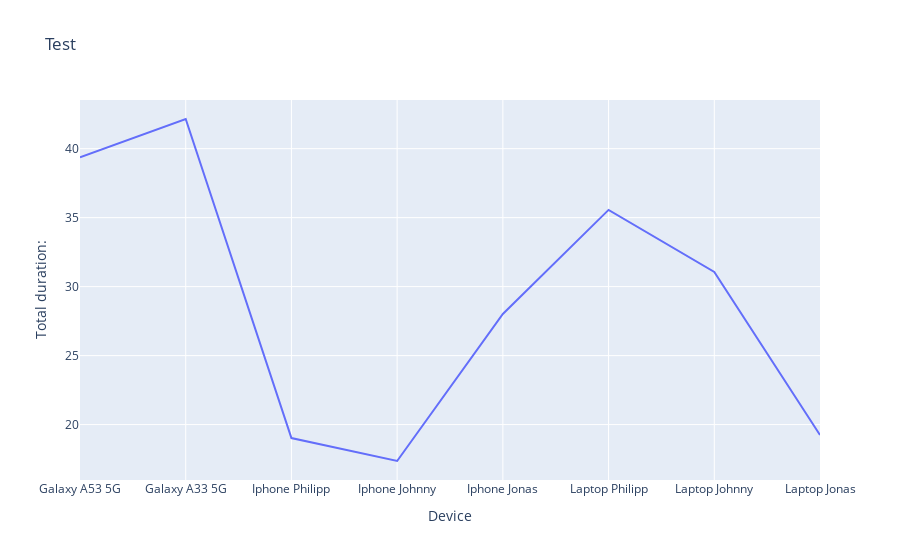

The notebook cell this image was saved under:
### Code cell
fig = px.line(df, x="Device", y="Total duration:", title='Test')
#layout = go.Layout(yaxis=dict(tickformat=".2%"))
#fig.update_layout(yaxis_tickformat=".2%")
fig.update_yaxes(type='linear')

fig.show()

### Figure 1 — Plotly figure (JSON) as saved in the notebook; plotly's stock layout.template omitted (floating-point values rounded to 4 significant figures)
{"data": [{"hovertemplate": "Device=%{x}<br>Total duration:=%{y}<extra></extra>", "legendgroup": "", "line": {"color": "#636efa", "dash": "solid"}, "marker": {"symbol": "circle"}, "mode": "lines", "name": "", "orientation": "v", "showlegend": false, "type": "scatter", "x": ["Galaxy A53 5G", "Galaxy A33 5G", "Iphone Philipp", "Iphone Johnny", "Iphone Jonas", "Laptop Philipp", "Laptop Johnny", "Laptop Jonas"], "xaxis": "x", "y": ["39.37", "42.15", "19.02", "17.36", "28.02", "35.56", "31.06", "19.24"], "yaxis": "y"}], "layout": {"legend": {"tracegroupgap": 0}, "title": {"text": "Test"}, "xaxis": {"anchor": "y", "domain": [0, 1], "title": {"text": "Device"}}, "yaxis": {"anchor": "x", "domain": [0, 1], "title": {"text": "Total duration:"}, "type": "linear"}}}
